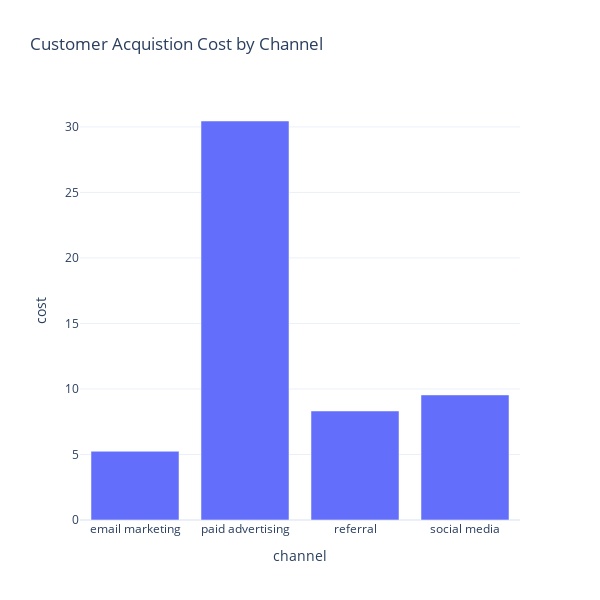

The cell this chart's notebook holds for it:
### Code cell
cost_by_channel = data.groupby('channel')['cost'].mean().reset_index()

fig = px.bar(cost_by_channel,
                  x = 'channel',
                  y = 'cost',
            title = 'Customer Acquistion Cost by Channel', width =600, height = 600)

fig.show()

### Figure 1 — Plotly figure (JSON) as saved in the notebook; plotly's stock layout.template omitted (floating-point values rounded to 4 significant figures)
{"data": [{"alignmentgroup": "True", "hovertemplate": "channel=%{x}<br>cost=%{y}<extra></extra>", "legendgroup": "", "marker": {"color": "#636efa", "pattern": {"shape": ""}}, "name": "", "offsetgroup": "", "orientation": "v", "showlegend": false, "textposition": "auto", "type": "bar", "x": ["email marketing", "paid advertising", "referral", "social media"], "xaxis": "x", "y": [5.246, 30.45, 8.32, 9.546], "yaxis": "y"}], "layout": {"barmode": "relative", "height": 600, "legend": {"tracegroupgap": 0}, "title": {"text": "Customer Acquistion Cost by Channel"}, "width": 600, "xaxis": {"anchor": "y", "autorange": true, "domain": [0, 1], "range": [-0.5, 3.5], "title": {"text": "channel"}, "type": "category"}, "yaxis": {"anchor": "x", "autorange": true, "domain": [0, 1], "range": [0, 32.05], "title": {"text": "cost"}, "type": "linear"}}}
